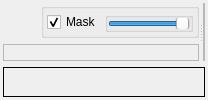
      <widget class="QWidget" name="ConectomeView">
       <attribute name="title">
        <string>Connectome</string>
       </attribute>
       <layout class="QVBoxLayout" name="verticalLayout_40">
        <property name="leftMargin">
         <number>3</number>
        </property>
        <property name="topMargin">
         <number>3</number>
        </property>
        <property name="rightMargin">
         <number>3</number>
        </property>
        <property name="bottomMargin">
         <number>3</number>
        </property>
        <item>
         <widget class="QSplitter" name="splitterCnct">
          <property name="orientation">
           <enum>Qt::Horizontal</enum>
          </property>
          <widget class="QWidget" name="layoutWidget">
           <layout class="QVBoxLayout" name="verticalLayout_20">
            <item>
             <layout class="QHBoxLayout" name="horizontalLayout_39">
              <item>
               <spacer name="horizontalSpacer_3">
                <property name="orientation">
                 <enum>Qt::Horizontal</enum>
                </property>
                <property name="sizeHint" stdset="0">
                 <size>
                  <width>40</width>
                  <height>20</height>
                 </size>
                </property>
               </spacer>
              </item>
              <item>
               <widget class="QGroupBox" name="ConnectomeMaskBox">
                <property name="maximumSize">
                 <size>
                  <width>16777215</width>
                  <height>35</height>
                 </size>
                </property>
                <property name="title">
                 <string/>
                </property>
                <layout class="QHBoxLayout" name="horizontalLayout_40">
                 <property name="spacing">
                  <number>3</number>
                 </property>
                 <property name="leftMargin">
                  <number>3</number>
                 </property>
                 <property name="topMargin">
                  <number>3</number>
                 </property>
                 <property name="rightMargin">
                  <number>3</number>
                 </property>
                 <property name="bottomMargin">
                  <number>3</number>
                 </property>
                 <item>
                  <widget class="QCheckBox" name="ConnectomeMaskCheck">
                   <property name="text">
                    <string>Mask</string>
                   </property>
                   <property name="checked">
                    <bool>true</bool>
                   </property>
                  </widget>
                 </item>
                 <item>
                  <widget class="QGroupBox" name="groupBox_4">
                   <property name="maximumSize">
                    <size>
                     <width>16777215</width>
                     <height>30</height>
                    </size>
                   </property>
                   <property name="title">
                    <string/>
                   </property>
                   <layout class="QVBoxLayout" name="verticalLayout_37">
                    <property name="spacing">
                     <number>0</number>
                    </property>
                    <property name="leftMargin">
                     <number>0</number>
                    </property>
                    <property name="topMargin">
                     <number>0</number>
                    </property>
                    <property name="rightMargin">
                     <number>0</number>
                    </property>
                    <property name="bottomMargin">
                     <number>0</number>
                    </property>
                    <item>
                     <widget class="QSlider" name="ConnectomeMaskOpacitySlider">
                      <property name="layoutDirection">
                       <enum>Qt::LeftToRight</enum>
                      </property>
                      <property name="value">
                       <number>99</number>
                      </property>
                      <property name="orientation">
                       <enum>Qt::Horizontal</enum>
                      </property>
                      <property name="invertedAppearance">
                       <bool>false</bool>
                      </property>
                      <property name="invertedControls">
                       <bool>false</bool>
                      </property>
                      <property name="tickPosition">
                       <enum>QSlider::NoTicks</enum>
                      </property>
                     </widget>
                    </item>
                   </layout>
                  </widget>
                 </item>
                </layout>
               </widget>
              </item>
             </layout>
            </item>
            <item>
             <widget class="QFrame" name="Conectome3D">
              <property name="mouseTracking">
               <bool>true</bool>
              </property>
              <property name="frameShape">
               <enum>QFrame::StyledPanel</enum>
              </property>
              <property name="frameShadow">
               <enum>QFrame::Sunken</enum>
              </property>
              <layout class="QVBoxLayout" name="verticalLayout_13">
               <property name="leftMargin">
                <number>3</number>
               </property>
               <property name="topMargin">
                <number>3</number>
               </property>
               <property name="rightMargin">
                <number>3</number>
               </property>
               <property name="bottomMargin">
                <number>3</number>
               </property>
              </layout>
             </widget>
            </item>
           </layout>
          </widget>
          <widget class="QWidget" name="layoutWidget">
           <layout class="QVBoxLayout" name="verticalLayout_4">
            <item>
             <widget class="QFrame" name="ConnectomeFrame">
              <property name="mouseTracking">
               <bool>true</bool>
              </property>
              <property name="frameShape">
               <enum>QFrame::StyledPanel</enum>
              </property>
              <property name="frameShadow">
               <enum>QFrame::Sunken</enum>
              </property>
              <layout class="QHBoxLayout" name="horizontalLayout_11">
               <property name="leftMargin">
                <number>0</number>
               </property>
               <property name="topMargin">
                <number>0</number>
               </property>
               <property name="rightMargin">
                <number>0</number>
               </property>
               <property name="bottomMargin">
                <number>0</number>
               </property>
              </layout>
             </widget>
            </item>
           </layout>
          </widget>
         </widget>
        </item>
        <item>
         <widget class="QLabel" name="ConnectomeLabel">
          <property name="maximumSize">
           <size>
            <width>16777215</width>
            <height>30</height>
           </size>
          </property>
          <property name="font">
           <font>
            <pointsize>12</pointsize>
            <weight>75</weight>
            <bold>true</bold>
           </font>
          </property>
          <property name="frameShape">
           <enum>QFrame::Box</enum>
          </property>
          <property name="text">
           <string/>
          </property>
         </widget>
        </item>
       </layout>
      </widget>
